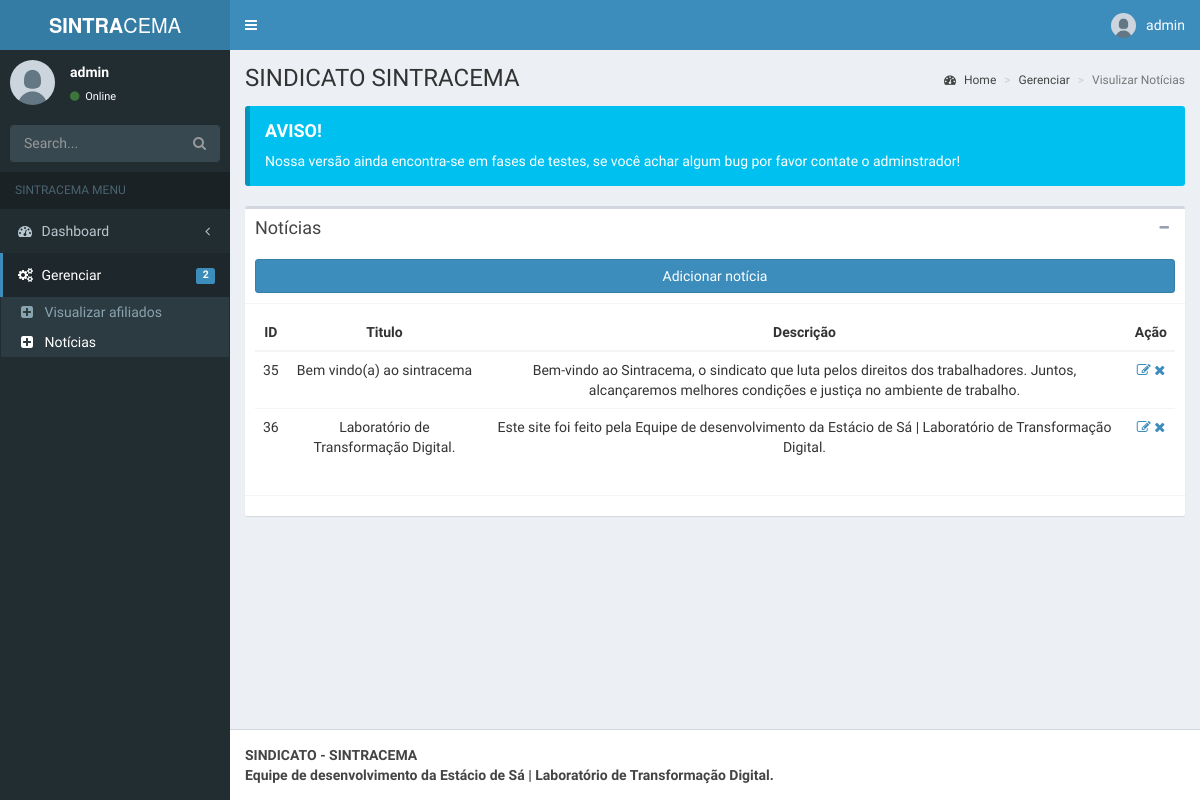
/admin/pages/layout/noticias.php (signed in), run on an earlier commit of the app's database.
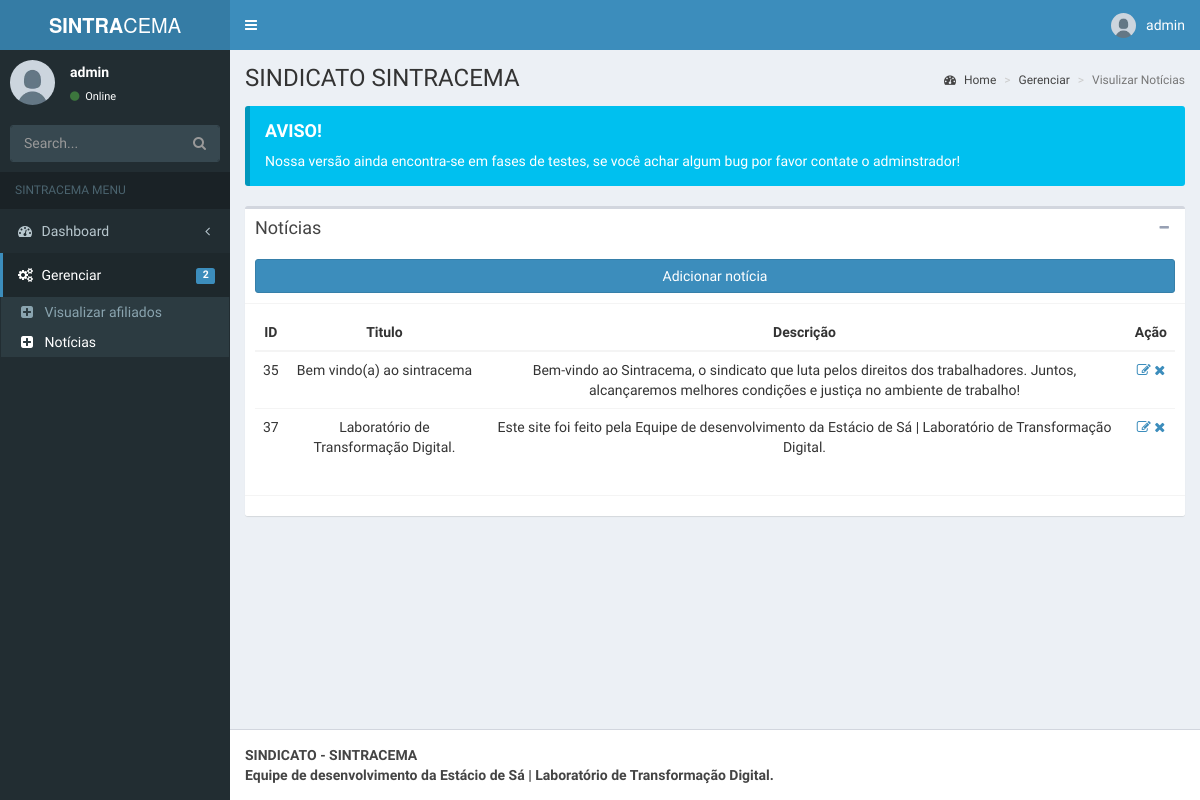
And on a later commit of the database.
### tables this page shows
CREATE TABLE `noticias` (
  `id` int(11) NOT NULL,
  `titulo` varchar(100) NOT NULL,
  `descricao` varchar(255) NOT NULL,
  `caminho` varchar(255) NOT NULL,
  `data_upload` datetime NOT NULL DEFAULT current_timestamp()
);

### admin/pages/layout/noticias.php (the view, shortened to what this page needs)
<?php
    include('../../../db/conexao.php');
?>
<!DOCTYPE html>
<html>
  <head>
    <link rel="stylesheet" href="../../bootstrap/css/bootstrap.min.css">
    <link rel="stylesheet" href="https://maxcdn.bootstrapcdn.com/font-awesome/4.4.0/css/font-awesome.min.css">
    <link rel="stylesheet" href="https://code.ionicframework.com/ionicons/2.0.1/css/ionicons.min.css">
    <link rel="stylesheet" href="../../dist/css/AdminLTE.min.css">
    <link rel="stylesheet" href="../../dist/css/skins/_all-skins.min.css">
  <body class="hold-transition skin-blue fixed sidebar-mini">
    <div class="wrapper">
      <header class="main-header">
        <a href="../../index.php" class="logo">
          <span class="logo-lg"><b>SINTRA</b>CEMA</span>
        </a>
        <nav class="navbar navbar-static-top" role="navigation">
          <a href="#" class="sidebar-toggle" data-toggle="offcanvas" role="button">
          </a>
          <div class="navbar-custom-menu">
            <ul class="nav navbar-nav">
              <li class="dropdown user user-menu">
                <a href="#" class="dropdown-toggle" data-toggle="dropdown">
                  <img src="../../dist/img/user.jpg" class="user-image" alt="User Image">
                  <span class="hidden-xs"><?php echo $_SESSION['nome']; ?></span>
                </a>
              </li>
            </ul>
          </div>
        </nav>
      </header>
      <aside class="main-sidebar">
        <section class="sidebar">
          <div class="user-panel">
            <div class="pull-left image">
              <img src="../../dist/img/user.jpg" class="img-circle" alt="User Image">
            </div>
            <div class="pull-left info">
              <p><?php echo $_SESSION['nome']; ?></p>
              <a href="#"><i class="fa fa-circle text-success"></i> Online</a>
            </div>
          </div>
          <form action="#" method="get" class="sidebar-form">
            <div class="input-group">
              <input type="text" name="q" class="form-control" placeholder="Search...">
              <span class="input-group-btn">
                <button type="submit" name="search" id="search-btn" class="btn btn-flat"><i class="fa fa-search"></i></button>
              </span>
            </div>
          </form>
          <ul class="sidebar-menu">
            <li class="header">SINTRACEMA MENU</li>
            <li class="treeview">
              <a href="#">
                <i class="fa fa-dashboard"></i> <span>Dashboard</span> <i class="fa fa-angle-left pull-right"></i>
              </a>
            </li>
            <li class="treeview active">
              <a href="#">
                <i class="fa fa-gears"></i>
                <span>Gerenciar</span>
                <span class="label label-primary pull-right">2</span>
              </a>
              <ul class="treeview-menu">
                <li><a href="afiliados.php"><i class="fa fa-plus-square"></i> Visualizar afiliados</a></li>
                <li class="active"><a href="noticias.php"><i class="fa fa-plus-square"></i> Notícias</a></li>
              </ul>
            </li>
        </section>
      </aside>
      <div class="content-wrapper">
        <section class="content-header">
          <h1>
            SINDICATO SINTRACEMA
          </h1>
          <ol class="breadcrumb">
            <li><a href="#"><i class="fa fa-dashboard"></i> Home</a></li>
            <li><a href="#">Gerenciar</a></li>
            <li class="active">Visulizar Notícias</li>
          </ol>
        </section>
        <section class="content">
          <div class="callout callout-info">
            <h4>AVISO!</h4>
            <p>Nossa versão ainda encontra-se em fases de testes, se você achar algum bug por favor contate o adminstrador!</p>
          </div>
          <div class="box">
            <div class="box-header with-border">
              <h3 class="box-title">Notícias</h3>
              <div class="box-tools pull-right">
                <button class="btn btn-box-tool" data-widget="collapse" data-toggle="tooltip" title="Collapse"><i class="fa fa-minus"></i></button>
              </div>
              <br><br>
              <a href="cadastro-de-noticias.php"><button class="btn btn-block btn-primary">Adicionar notícia</button></a>
            </div>
            <div class="box-body">
  <div>
    <table class="table table-hover text-center">
      <thead class="table-dark">
        <tr>
          <th scope="col">ID</th>
          <th scope="col">Titulo</th>
          <th scope="col">Descrição</th>
          <th scope="col">Ação</th>
        </tr>
      </thead>
      <tbody>
        <?php
            $sql = "SELECT * FROM noticias";
            $result = mysqli_query($mysqli, $sql);
            while ($row = mysqli_fetch_assoc($result)) {
        ?>
            <tr>
                <td><?php echo $row["id"] ?></td>
                <td><?php echo $row["titulo"] ?></td>
                <td><?php echo $row["descricao"] ?></td>
                <td>
                <a href="edit-noticias.php?id=<?php echo $row["id"] ?>" class="link-dark"><i class="fa fa-edit"></i></a>
                <a href="delete-noticias.php?id=<?php echo $row["id"] ?>" class="link-dark"><i class="fa fa-remove"></i></a>
                </td>
            </tr>
        <?php
            }
        ?>
      </tbody>
    </table>
  </div>
            </div>
            <div class="box-footer">
            </div>
          </div>
        </section>
      </div>
      <footer class="main-footer">
        <strong>SINDICATO - SINTRACEMA <br> Equipe de desenvolvimento da Estácio de Sá | Laboratório de Transformação Digital.</strong>
      </footer>
    </div>
  </body>
</html>

What changed in the data, as far as the page shows it:
removed noticias: id "36", titulo "Laboratório de Transformação Digital.", descricao "Este site foi feito pela Equipe de desenvolvimento da Estácio de Sá | Laboratório de Transformação Digital."
changed noticias "Bem vindo(a) ao sintracema": descricao "Bem-vindo ao Sintracema, o sindicato que luta pelos direitos dos trabalhadores. Juntos, alcançaremos melhores condições e justiça no ambiente de trabalho." → "Bem-vindo ao Sintracema, o sindicato que luta pelos direitos dos trabalhadores. Juntos, alcançaremos melhores condições e justiça no ambiente de trabalho!"
added noticias: id "37", titulo "Laboratório de Transformação Digital.", descricao "Este site foi feito pela Equipe de desenvolvimento da Estácio de Sá | Laboratório de Transformação Digital."
